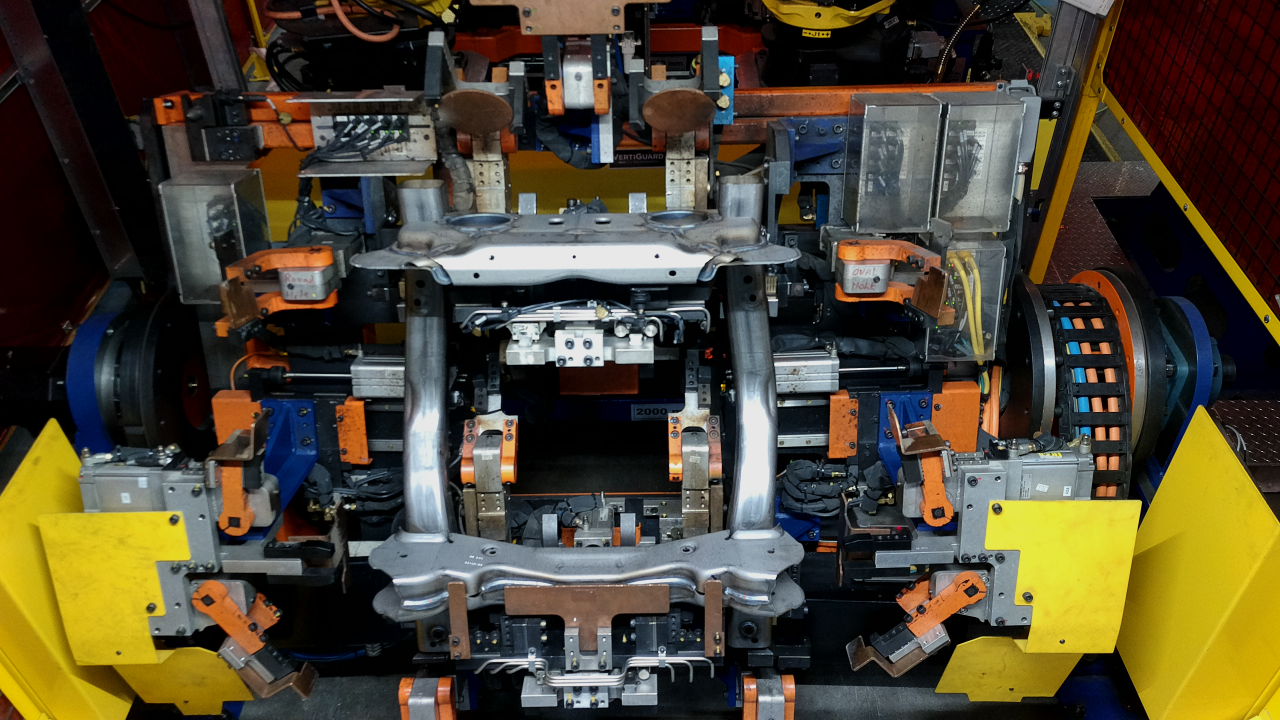
#> input picture TESTS/UI/STD.jpg, 3840 x 2160 px (shown at 1/3 size)
$ python test.py
#> lines starting #> are read from the running program, lines starting #| are printed output that depends on the picture
import cv2 as cv
import os

img = cv.imread('STD.jpg')
#> img is the input picture: shape (2160, 3840, 3); mean B, G, R 51, 70.9, 78.2
height = 2160
width = 3840

slicedTestImgs = ["imagepath"]*4

# print(slicedTestImgs)
cv.imwrite('top.jpg', img[:height//2, :width])
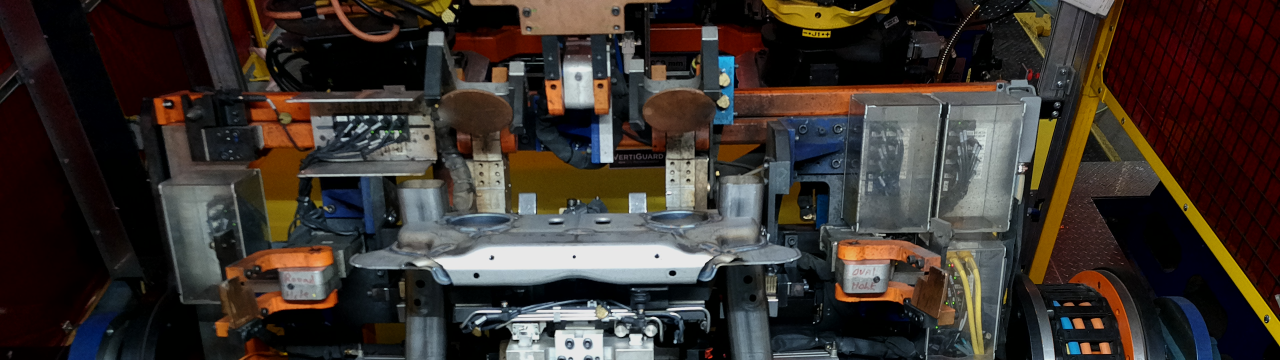
#> saved as top.jpg: shape (1080, 3840, 3) (shown at 1/3 size); mean B, G, R 45.9, 51.2, 59.4
cv.imwrite('left.jpg', img[:height, :width//2])
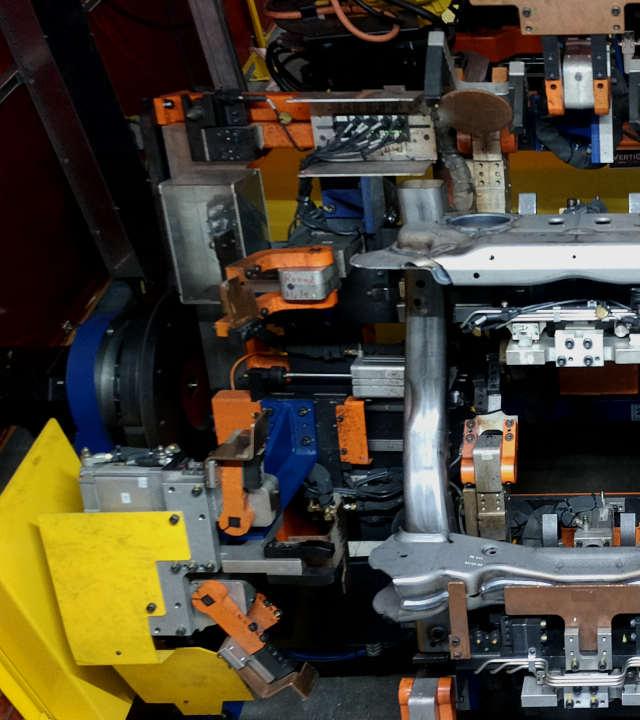
#> saved as left.jpg: shape (2160, 1920, 3) (shown at 1/3 size); mean B, G, R 50.5, 66.3, 72.7
cv.imwrite('bottom.jpg', img[height//2:, :width])
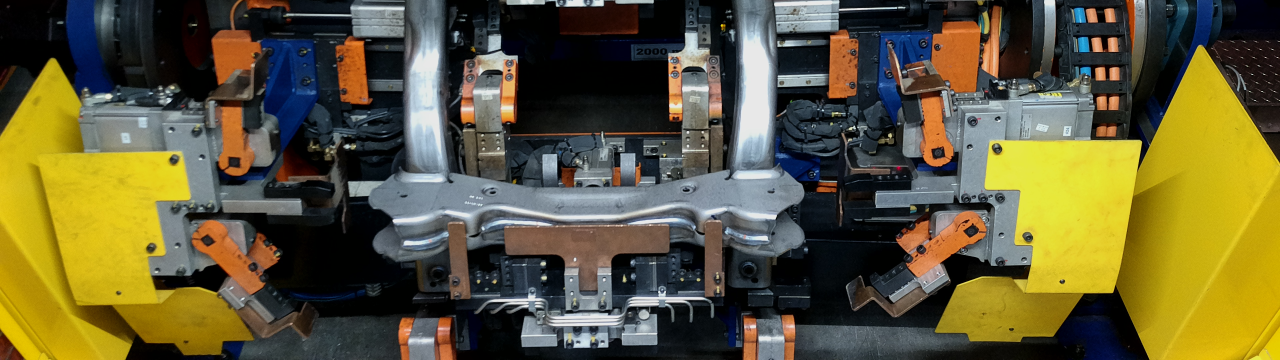
#> saved as bottom.jpg: shape (1080, 3840, 3) (shown at 1/3 size); mean B, G, R 56, 90.5, 97
cv.imwrite('right.jpg', img[:height, :width//2])

testImg = cv.pyrDown(img)
testImg = cv.pyrDown(img)
img = cv.pyrDown(img)

# Display the image
cv.imshow("Square on Image", img)

cv.waitKey(0)
cv.destroyAllWindows()
